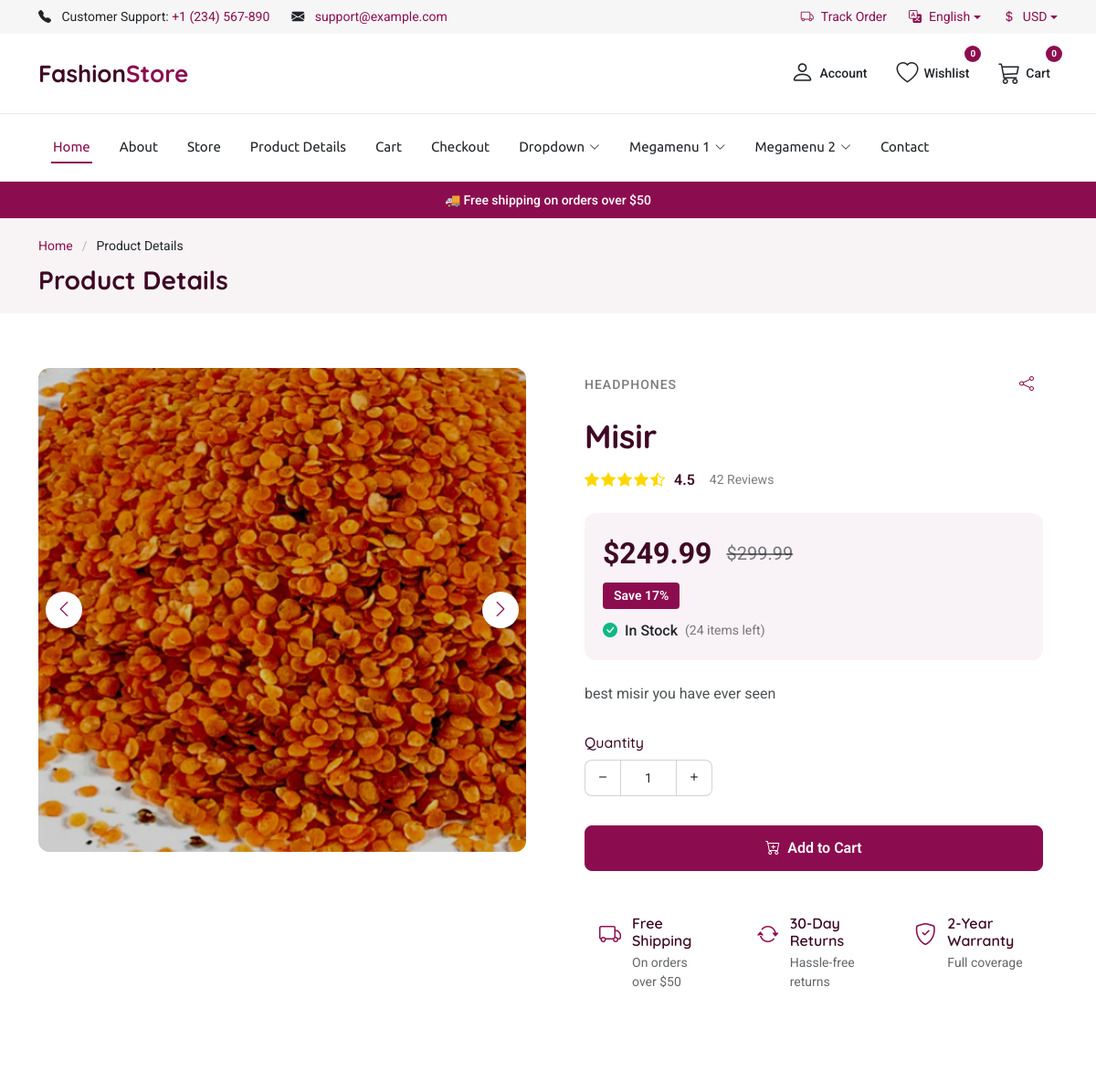
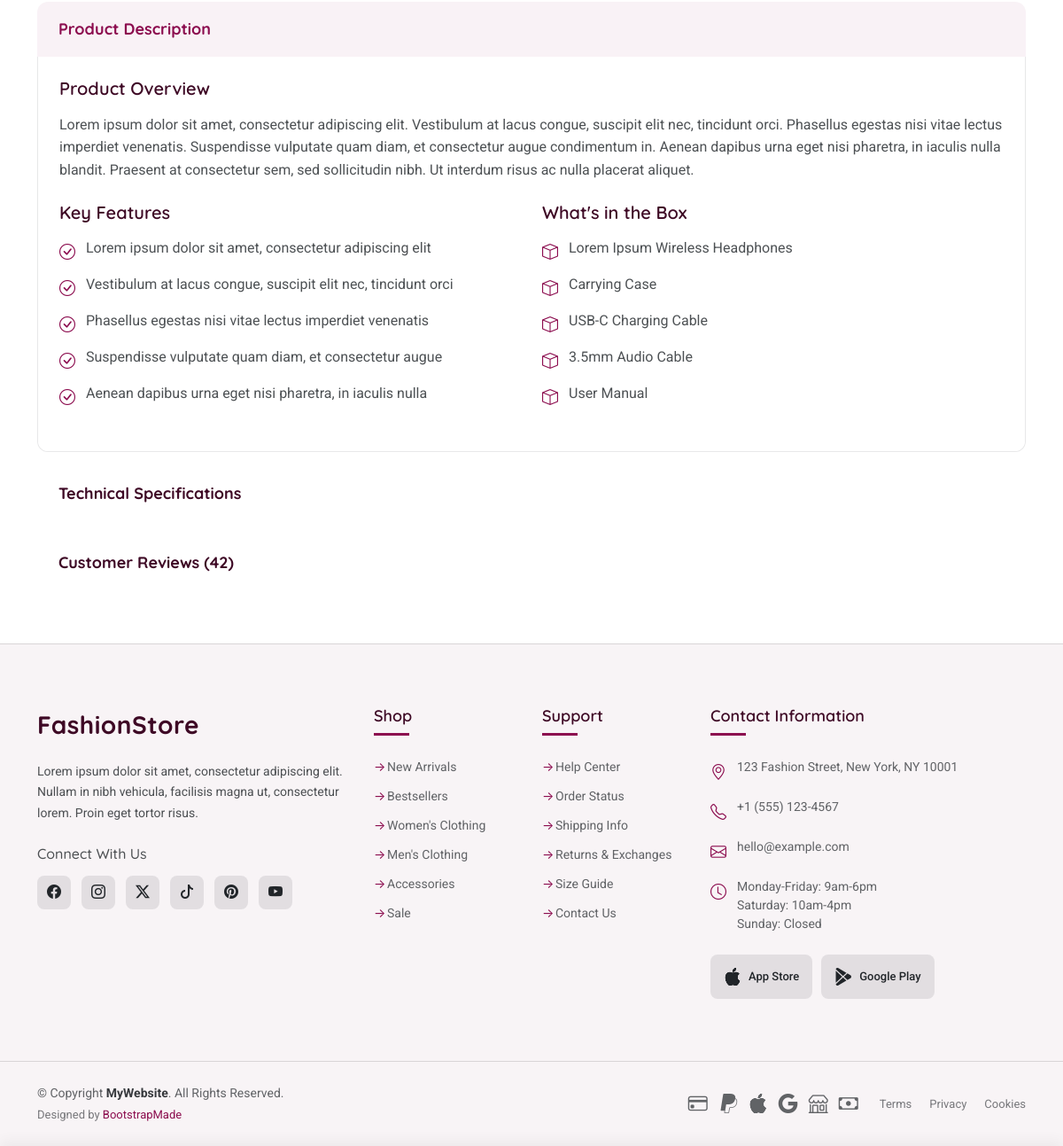
The app's page /store/category/grains/misir/ (signed in) with its own data (2 pictures, top to bottom).
### store/models.py (models this page shows, shortened)
class Product(models.Model):
    category = models.ForeignKey(Category,on_delete=models.CASCADE)
    product_name = models.CharField(max_length=200,unique=True)
    slug = models.SlugField(max_length=200,unique=True)
    description = models.TextField(max_length=200,blank=True)
    price = models.IntegerField()
    image = models.ImageField(upload_to='photos/products',blank=True)
    is_available = models.BooleanField(default=True)
    created_date = models.DateTimeField(auto_now_add=True)
    modified_date = models.DateTimeField(auto_now=True)

### store/views.py (the view)
# urls.py: path('category/<slug:category_slug>/<slug:product_slug>/',views.product_detail,name='product_detail'),
def product_detail(request,category_slug,product_slug):
    try:
        single_product = Product.objects.get(category__slug=category_slug,slug=product_slug)
        in_cart = CartItem.objects.filter(cart__cart_id = _cart_id(request),product=single_product).exists()
    except Exception as e:
        raise e
    context = {
        'single_product':single_product,
        'in_cart':in_cart
    }
    return render(request,"store/product-details.html",context)

### carts/context_processor.py (called while the page is built)
def counter(request):
    cart_count = 0
    if 'admin' in request.path:
        return {}
    else:
        try:
            cart = Cart.objects.get(cart_id=_cart_id(request))
            cart_items = CartItem.objects.all().filter(cart=cart)
            cart_count = sum(cart_item.quantity for cart_item in cart_items)
        except Cart.DoesNotExist:
            cart_count = 0
    return dict(cart_count=cart_count)

### carts/views.py (called while the page is built)
def _cart_id(request):
    cart_session = request.session.get('cart_id')
    if not cart_session:
        cart_session = str(uuid.uuid4())
        request.session['cart_id'] = cart_session
    return cart_session

### category/context_processor.py (called while the page is built)
def menu_links(request):
     links = Category.objects.all()
     return {'links':links}

### templates/store/product-details.html (shortened to what this page needs)
{% extends 'base.html' %}
{% load static %}
{% block content %}
  <main class="main">
    <div class="page-title light-background">
      <div class="container">
        <nav class="breadcrumbs">
          <ol>
            <li><a href="{% url 'home' %}">Home</a></li>
            <li class="current">Product Details</li>
          </ol>
        </nav>
        <h1>Product Details</h1>
      </div>
    </div>
    <section id="product-details" class="product-details section">
      <div class="container" data-aos="fade-up" data-aos-delay="100">
        <div class="row g-5">
          <div class="col-lg-6 mb-5 mb-lg-0" data-aos="fade-right" data-aos-delay="200">
            <div class="product-gallery">
              <div class="main-image-wrapper">
                <div class="image-zoom-container">
                  <a href="{{ single_product.image.url }}" class="glightbox" data-gallery="product-gallery">
                    <img src="{{ single_product.image.url }}" alt="{{single_product.product_name}}" class="img-fluid main-image drift-zoom" id="main-product-image" data-zoom="{{ single_product.image.url }}">
                  </a>
                </div>
                <div class="image-nav">
                  <button class="image-nav-btn prev-image">
                    <i class="bi bi-chevron-left"></i>
                  </button>
                  <button class="image-nav-btn next-image">
                    <i class="bi bi-chevron-right"></i>
                  </button>
                </div>
              </div>
            </div>
          </div>
          <div class="col-lg-6" data-aos="fade-left" data-aos-delay="200">
            <div class="product-info-wrapper" id="product-info-sticky">
              <div class="product-meta">
                <div class="d-flex justify-content-between align-items-center mb-3">
                  <span class="product-category">Headphones</span>
                  <div class="product-share">
                    <button class="share-btn" aria-label="Share product">
                      <i class="bi bi-share"></i>
                    </button>
                  </div>
                </div>
                <h1 class="product-title">{{single_product.product_name}}</h1>
                <div class="product-rating">
                  <div class="stars">
                    <i class="bi bi-star-fill"></i>
                    <i class="bi bi-star-fill"></i>
                    <i class="bi bi-star-fill"></i>
                    <i class="bi bi-star-fill"></i>
                    <i class="bi bi-star-half"></i>
                    <span class="rating-value">4.5</span>
                  </div>
                  <a href="#reviews" class="rating-count">42 Reviews</a>
                </div>
              </div>
              <div class="product-price-container">
                <div class="price-wrapper">
                  <span class="current-price">$249.99</span>
                  <span class="original-price">$299.99</span>
                </div>
                <span class="discount-badge">Save 17%</span>
                <div class="stock-info">
                  <i class="bi bi-check-circle-fill"></i>
                  <span>In Stock</span>
                  <span class="stock-count">(24 items left)</span>
                </div>
              </div>
              <div class="product-short-description">
                <p>{{single_product.description}}</p>
              </div>
              <div class="product-options">
                <div class="option-group">
                  <h6 class="option-title">Quantity</h6>
                  <div class="quantity-selector">
                    <button class="quantity-btn decrease">
                      <i class="bi bi-dash"></i>
                    </button>
                    <input type="number" class="quantity-input" value="1" min="1" max="24">
                    <button class="quantity-btn increase">
                      <i class="bi bi-plus"></i>
                    </button>
                  </div>
                </div>
              </div>
              <div class="product-actions">
                {% if not single_product.is_available %}
                <div class="container">
                    <h5 class="text-danger font-weight-bold">Out of Stock</h5>
                </div>
                {% else %}
                  {% if in_cart %}
                    <a class="btn btn-success">
                      <i class="fas fa-check"></i> Added to Cart
                    </a>
                    <a href="{% url 'cart' %}" class="btn btn-outline-primary">
                      <i class="fas fa-eye"></i>View Cart
                    </a>
                  {% else %}
                    <a href="{% url 'add_cart' single_product.id %}" class="btn btn-primary add-to-cart-btn">
                      <i class="bi bi-cart-plus"></i> Add to Cart
                    </a>
                  {% endif %}
                {% endif %}
              </div>
              <div class="delivery-options">
                <div class="delivery-option">
                  <i class="bi bi-truck"></i>
                  <div>
                    <h6>Free Shipping</h6>
                    <p>On orders over $50</p>
                  </div>
                </div>
                <div class="delivery-option">
                  <i class="bi bi-arrow-repeat"></i>
                  <div>
                    <h6>30-Day Returns</h6>
                    <p>Hassle-free returns</p>
                  </div>
                </div>
                <div class="delivery-option">
                  <i class="bi bi-shield-check"></i>
                  <div>
                    <h6>2-Year Warranty</h6>
                    <p>Full coverage</p>
                  </div>
                </div>
              </div>
            </div>
          </div>
        </div>
        <div class="row mt-5" data-aos="fade-up">
          <div class="col-12">
            <div class="product-details-accordion">
              <div class="accordion-item">
                <h2 class="accordion-header">
                  <button class="accordion-button" type="button" data-bs-toggle="collapse" data-bs-target="#description" aria-expanded="true" aria-controls="description">
                    Product Description
                  </button>
                </h2>
                <div id="description" class="accordion-collapse collapse show">
                  <div class="accordion-body">
                    <div class="product-description">
                      <h4>Product Overview</h4>
                      <p>Lorem ipsum dolor sit amet, consectetur adipiscing elit. Vestibulum at lacus congue, suscipit elit nec, tincidunt orci. Phasellus egestas nisi vitae lectus imperdiet venenatis. Suspendisse vulputate quam diam, et consectetur augue condimentum in. Aenean dapibus urna eget nisi pharetra, in iaculis nulla blandit. Praesent at consectetur sem, sed sollicitudin nibh. Ut interdum risus ac nulla placerat aliquet.</p>
                      <div class="row mt-4">
                        <div class="col-md-6">
                          <h4>Key Features</h4>
                          <ul class="feature-list">
                            <li><i class="bi bi-check-circle"></i> Lorem ipsum dolor sit amet, consectetur adipiscing elit</li>
                            <li><i class="bi bi-check-circle"></i> Vestibulum at lacus congue, suscipit elit nec, tincidunt orci</li>
                            <li><i class="bi bi-check-circle"></i> Phasellus egestas nisi vitae lectus imperdiet venenatis</li>
                            <li><i class="bi bi-check-circle"></i> Suspendisse vulputate quam diam, et consectetur augue</li>
                            <li><i class="bi bi-check-circle"></i> Aenean dapibus urna eget nisi pharetra, in iaculis nulla</li>
                          </ul>
                        </div>
                        <div class="col-md-6">
                          <h4>What's in the Box</h4>
                          <ul class="feature-list">
                            <li><i class="bi bi-box"></i> Lorem Ipsum Wireless Headphones</li>
                            <li><i class="bi bi-box"></i> Carrying Case</li>
                            <li><i class="bi bi-box"></i> USB-C Charging Cable</li>
                            <li><i class="bi bi-box"></i> 3.5mm Audio Cable</li>
                            <li><i class="bi bi-box"></i> User Manual</li>
                          </ul>
                        </div>
                      </div>
                    </div>
                  </div>
                </div>
              </div>
              <div class="accordion-item">
                <h2 class="accordion-header">
                  <button class="accordion-button collapsed" type="button" data-bs-toggle="collapse" data-bs-target="#specifications" aria-expanded="false" aria-controls="specifications">
                    Technical Specifications
                  </button>
                </h2>
              </div>
              <div class="accordion-item" id="reviews">
                <h2 class="accordion-header">
                  <button class="accordion-button collapsed" type="button" data-bs-toggle="collapse" data-bs-target="#reviewsContent" aria-expanded="false" aria-controls="reviewsContent">
                    Customer Reviews (42)
                  </button>
                </h2>
              </div>
            </div>
          </div>
        </div>
      </div>
    </section>
  </main>
</body>
</html>
{% endblock %}

### records on screen
Product: image (picture), product_name "Misir", description "best misir you have ever seen"

### other values on screen
{{ cart_count }} "0"
